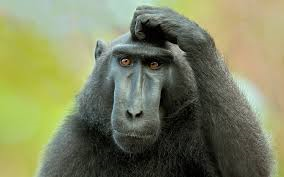
#> input picture Zajecia 25 05 2019/monkey.png, 284 x 177 px; the run also reads 1 picture not shown here
$ jupyter execute --allow-errors numpy_bootcamp_zadania.ipynb   (shell and % lines are left out)
#> lines starting #> are read from the running program, lines starting #| are printed output that depends on the picture
Napisz poniżej funkcję, która wyprintuje Twoje imię i nazwisko:

[cell 1]
import numpy as np

# Indeksowanie, wycinanie, iterowanie - Indexing, Slicing and Iterating

### Stwórz liste sześcianów liczb od 0 do 9

[cell 2]
a=np.arange(10)**3
a

### wybierz z listy zaznaczone elementy

[ 0, 1, **8**, **27**, **64**, 125, 216, 343, 512, 729]


[cell 3]
np.intersect1d(a,[8,27])

[ **0**, 1, **8**, 27, **64**, 125, 216, 343, 512, 729]

[cell 4]
np.intersect1d(a,[0,1,8,64])

### przekształć by otrzymać wynik

[-1000, 1,  -1000, 27, -1000,   125,   216,   343,   512, 729]

[cell 5]
a[0:5:2] = -1000
a

### Odwróć listę

[cell 6]
a[::-1]

### Sprawdź typ

[cell 7]
a.dtype

### W pętli for wyprintuj dla każdego elementu pierwiastek sześcienny z elementy

[cell 8]
for i in a:
    print(i**(1/3))

### Stwórz macierz 10x10 z kwadratami liczb od 1 do 100

[cell 9]
a = np.arange(1,101).reshape(10,10)**2
a

### Stwórz macierz 5x5 gdzie na krawędziach będą 0 a w środku 1

[cell 10]
a = np.zeros((5,5))

a[1:-1,1:-1] = 1
a

### Stwórz tabliczkę mnożenia liczb od 0 do 9 w postaci dwuwymiarowej macierzy

[cell 11]
np.arange(1,10).reshape(-1,1) * np.arange(1,10)

## Zad 2  Przekształć wczytane obrazki w opisany sposób

[cell 12]
import numpy as np

[cell 13]
# !pip install opencv-python
import matplotlib.pyplot as plt

[cell 14]
import matplotlib.image as mpimg
#> (the rest of this cell did not finish here and is left out)

[cell 15]
import matplotlib.image as mpimg
im1 = mpimg.imread('monkey.png')
#> im1 is the input picture: shape (177, 284, 4) float32; mean R, G, B, A 0.491, 0.511, 0.375, 1

[cell 16]
import cv2
im2 = cv2.imread("images/index.jpeg")

[cell 17]
im1.shape
#> Out = (177, 284, 4)

[cell 18]
im2.shape
#> Out = (177, 284, 3)

[cell 19]
plt.imshow(im1)

[cell 20]
plt.imshow(im2)

### stwórz wycinek -  spróbuj wybrać twarz

[cell 21]
part = im1[40:140, 100:180]
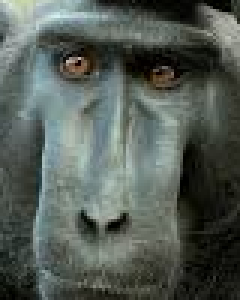
#> part: shape (100, 80, 4) float32 (shown 3 times larger); mean R, G, B, A 0.331, 0.363, 0.337, 1
plt.imshow(part)

### wybierz jeden kolor

[cell 22]
RED = True
GREEN = False
BLUE = True
ALFA = True

#part[:, 40:50,0] = 1
plt.imshow(part*np.array([RED,GREEN,BLUE,ALFA]))
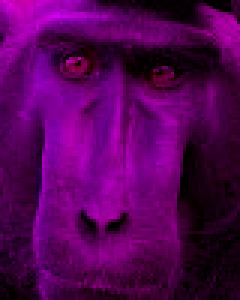
#> shown: shape (100, 80, 4) float32 (shown 3 times larger); mean R, G, B, A 0.331, 0, 0.337, 1

### Obrót o wskazaną liczbę stopni

wykorzystaj ndimage.rotate ze scipy

[cell 23]
from scipy import ndimage

#> (a cell that did not finish here is left out)

#> (a cell that did not finish here is left out)

### Czarno biały filtr

[cell 26]
ar = np.zeros(40000).reshape(100,100,4)
ar[40:41,40:60,3] = 9
plt.imshow(ar)
